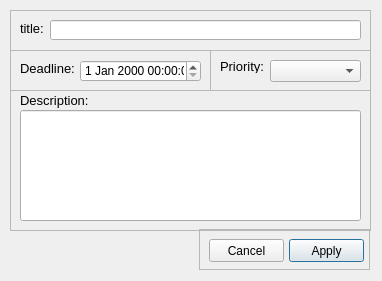
<?xml version="1.0" encoding="UTF-8"?>
<ui version="4.0">
 <class>TaskDetail</class>
 <widget class="QDialog" name="TaskDetail">
  <property name="geometry">
   <rect>
    <x>0</x>
    <y>0</y>
    <width>382</width>
    <height>281</height>
   </rect>
  </property>
  <property name="windowTitle">
   <string>Dialog</string>
  </property>
  <widget class="QFrame" name="frame">
   <property name="geometry">
    <rect>
     <x>10</x>
     <y>10</y>
     <width>361</width>
     <height>41</height>
    </rect>
   </property>
   <property name="frameShape">
    <enum>QFrame::StyledPanel</enum>
   </property>
   <property name="frameShadow">
    <enum>QFrame::Raised</enum>
   </property>
   <widget class="QLabel" name="label">
    <property name="geometry">
     <rect>
      <x>10</x>
      <y>10</y>
      <width>61</width>
      <height>16</height>
     </rect>
    </property>
    <property name="font">
     <font>
      <pointsize>10</pointsize>
     </font>
    </property>
    <property name="text">
     <string>title:</string>
    </property>
   </widget>
   <widget class="QLineEdit" name="lineEdit">
    <property name="geometry">
     <rect>
      <x>40</x>
      <y>10</y>
      <width>311</width>
      <height>20</height>
     </rect>
    </property>
   </widget>
  </widget>
  <widget class="QFrame" name="frame_2">
   <property name="geometry">
    <rect>
     <x>199</x>
     <y>229</y>
     <width>171</width>
     <height>41</height>
    </rect>
   </property>
   <property name="frameShape">
    <enum>QFrame::StyledPanel</enum>
   </property>
   <property name="frameShadow">
    <enum>QFrame::Raised</enum>
   </property>
   <widget class="QPushButton" name="applyButton">
    <property name="geometry">
     <rect>
      <x>90</x>
      <y>10</y>
      <width>75</width>
      <height>23</height>
     </rect>
    </property>
    <property name="text">
     <string>Apply</string>
    </property>
   </widget>
   <widget class="QPushButton" name="cancelButton">
    <property name="geometry">
     <rect>
      <x>10</x>
      <y>10</y>
      <width>75</width>
      <height>23</height>
     </rect>
    </property>
    <property name="text">
     <string>Cancel</string>
    </property>
   </widget>
  </widget>
  <widget class="QFrame" name="frame_3">
   <property name="geometry">
    <rect>
     <x>10</x>
     <y>50</y>
     <width>201</width>
     <height>41</height>
    </rect>
   </property>
   <property name="frameShape">
    <enum>QFrame::StyledPanel</enum>
   </property>
   <property name="frameShadow">
    <enum>QFrame::Raised</enum>
   </property>
   <widget class="QLabel" name="label_2">
    <property name="geometry">
     <rect>
      <x>10</x>
      <y>10</y>
      <width>61</width>
      <height>16</height>
     </rect>
    </property>
    <property name="font">
     <font>
      <pointsize>10</pointsize>
     </font>
    </property>
    <property name="text">
     <string>Deadline:</string>
    </property>
   </widget>
   <widget class="QDateTimeEdit" name="dateTimeEdit">
    <property name="geometry">
     <rect>
      <x>70</x>
      <y>10</y>
      <width>121</width>
      <height>22</height>
     </rect>
    </property>
   </widget>
  </widget>
  <widget class="QFrame" name="frame_4">
   <property name="geometry">
    <rect>
     <x>210</x>
     <y>50</y>
     <width>161</width>
     <height>41</height>
    </rect>
   </property>
   <property name="frameShape">
    <enum>QFrame::StyledPanel</enum>
   </property>
   <property name="frameShadow">
    <enum>QFrame::Raised</enum>
   </property>
   <widget class="QLabel" name="label_3">
    <property name="geometry">
     <rect>
      <x>10</x>
      <y>10</y>
      <width>47</width>
      <height>13</height>
     </rect>
    </property>
    <property name="font">
     <font>
      <pointsize>10</pointsize>
     </font>
    </property>
    <property name="text">
     <string>Priority:</string>
    </property>
   </widget>
   <widget class="QComboBox" name="comboBox">
    <property name="geometry">
     <rect>
      <x>60</x>
      <y>10</y>
      <width>91</width>
      <height>22</height>
     </rect>
    </property>
   </widget>
  </widget>
  <widget class="QFrame" name="frame_5">
   <property name="geometry">
    <rect>
     <x>10</x>
     <y>90</y>
     <width>361</width>
     <height>141</height>
    </rect>
   </property>
   <property name="frameShape">
    <enum>QFrame::StyledPanel</enum>
   </property>
   <property name="frameShadow">
    <enum>QFrame::Raised</enum>
   </property>
   <widget class="QLabel" name="label_4">
    <property name="geometry">
     <rect>
      <x>10</x>
      <y>0</y>
      <width>81</width>
      <height>21</height>
     </rect>
    </property>
    <property name="font">
     <font>
      <pointsize>10</pointsize>
     </font>
    </property>
    <property name="text">
     <string>Description:</string>
    </property>
   </widget>
   <widget class="QLineEdit" name="lineEdit_2">
    <property name="geometry">
     <rect>
      <x>10</x>
      <y>20</y>
      <width>341</width>
      <height>111</height>
     </rect>
    </property>
    <property name="alignment">
     <set>Qt::AlignLeading|Qt::AlignLeft|Qt::AlignTop</set>
    </property>
   </widget>
  </widget>
 </widget>
 <resources/>
 <connections/>
</ui>
